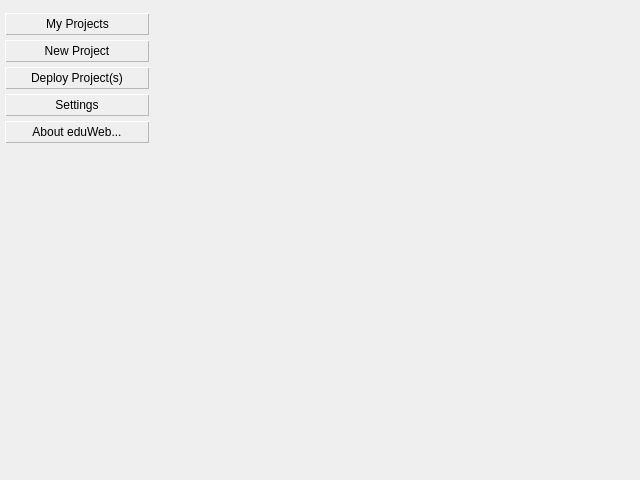
<?xml version="1.0" encoding="UTF-8"?>
<ui version="4.0">
 <class>MainWindow</class>
 <widget class="QMainWindow" name="MainWindow">
  <property name="geometry">
   <rect>
    <x>0</x>
    <y>0</y>
    <width>640</width>
    <height>480</height>
   </rect>
  </property>
  <property name="styleSheet">
   <string notr="true">#MainForm, QDialog {
        background-color: palette(window);
}

QListView#optionsList {
        show-decoration-selected: 1;
        background-color: palette(window);
        border:none;
        padding-top:3px;
}

QListView#optionsList::item {
        padding:3px;
        margin-top:5px;
        width: 136px;
        border-left: 1px solid palette(light);
        border-top: 1px solid palette(light);
        border-right: 1px solid palette(mid);
        border-bottom: 1px solid palette(mid);
}

QListView#optionsList::item:selected:active, 
QListView#optionsList::item:selected:!active {
        background-color: palette(highlight); 
        border: 1px inset palette(highlight);
        color: palette(highlighted-text);
}

QListView#optionsList::item:hover {
        background-color: palette(mid); 
        border: 1px groove palette(dark);
        color: palette(highlighted-text);
}

QTreeView#projects {
        show-decoration-selected: 1;
}

QTreeView#projects::item {
        padding:3px 0px;
}
</string>
  </property>
  <widget class="QWidget" name="centralwidget">
   <layout class="QHBoxLayout" name="horizontalLayout">
    <property name="spacing">
     <number>5</number>
    </property>
    <property name="margin">
     <number>5</number>
    </property>
    <item>
     <widget class="QListWidget" name="optionsList">
      <property name="sizePolicy">
       <sizepolicy hsizetype="Fixed" vsizetype="Expanding">
        <horstretch>0</horstretch>
        <verstretch>0</verstretch>
       </sizepolicy>
      </property>
      <property name="minimumSize">
       <size>
        <width>150</width>
        <height>0</height>
       </size>
      </property>
      <property name="maximumSize">
       <size>
        <width>150</width>
        <height>16777215</height>
       </size>
      </property>
      <property name="focusPolicy">
       <enum>Qt::NoFocus</enum>
      </property>
      <property name="contextMenuPolicy">
       <enum>Qt::NoContextMenu</enum>
      </property>
      <property name="frameShape">
       <enum>QFrame::NoFrame</enum>
      </property>
      <property name="frameShadow">
       <enum>QFrame::Plain</enum>
      </property>
      <property name="lineWidth">
       <number>0</number>
      </property>
      <property name="verticalScrollBarPolicy">
       <enum>Qt::ScrollBarAlwaysOff</enum>
      </property>
      <property name="horizontalScrollBarPolicy">
       <enum>Qt::ScrollBarAlwaysOff</enum>
      </property>
      <property name="editTriggers">
       <set>QAbstractItemView::NoEditTriggers</set>
      </property>
      <property name="dragDropMode">
       <enum>QAbstractItemView::DragDrop</enum>
      </property>
      <property name="iconSize">
       <size>
        <width>64</width>
        <height>64</height>
       </size>
      </property>
      <property name="textElideMode">
       <enum>Qt::ElideNone</enum>
      </property>
      <property name="viewMode">
       <enum>QListView::IconMode</enum>
      </property>
      <item>
       <property name="text">
        <string>My Projects</string>
       </property>
       <property name="textAlignment">
        <set>AlignHCenter|AlignBottom</set>
       </property>
       <property name="icon">
        <iconset resource="resources.qrc">
         <normaloff>:/icons/my-projects.png</normaloff>:/icons/my-projects.png</iconset>
       </property>
       <property name="flags">
        <set>ItemIsSelectable|ItemIsEnabled</set>
       </property>
      </item>
      <item>
       <property name="text">
        <string>New Project</string>
       </property>
       <property name="textAlignment">
        <set>AlignHCenter|AlignBottom</set>
       </property>
       <property name="icon">
        <iconset resource="resources.qrc">
         <normaloff>:/icons/new-project.png</normaloff>:/icons/new-project.png</iconset>
       </property>
       <property name="flags">
        <set>ItemIsSelectable|ItemIsEnabled</set>
       </property>
      </item>
      <item>
       <property name="text">
        <string>Deploy Project(s)</string>
       </property>
       <property name="textAlignment">
        <set>AlignHCenter|AlignBottom</set>
       </property>
       <property name="icon">
        <iconset resource="resources.qrc">
         <normaloff>:/icons/deploy-projects.png</normaloff>:/icons/deploy-projects.png</iconset>
       </property>
       <property name="flags">
        <set>ItemIsSelectable|ItemIsEnabled</set>
       </property>
      </item>
      <item>
       <property name="text">
        <string>Settings</string>
       </property>
       <property name="textAlignment">
        <set>AlignHCenter|AlignBottom</set>
       </property>
       <property name="icon">
        <iconset resource="resources.qrc">
         <normaloff>:/icons/program-options.png</normaloff>:/icons/program-options.png</iconset>
       </property>
       <property name="flags">
        <set>ItemIsSelectable|ItemIsEnabled</set>
       </property>
      </item>
      <item>
       <property name="text">
        <string>About eduWeb...</string>
       </property>
       <property name="textAlignment">
        <set>AlignHCenter|AlignBottom</set>
       </property>
       <property name="icon">
        <iconset resource="resources.qrc">
         <normaloff>:/icons/about.png</normaloff>:/icons/about.png</iconset>
       </property>
       <property name="flags">
        <set>ItemIsSelectable|ItemIsEnabled</set>
       </property>
      </item>
     </widget>
    </item>
    <item>
     <widget class="QStackedWidget" name="pages">
      <property name="lineWidth">
       <number>0</number>
      </property>
     </widget>
    </item>
   </layout>
  </widget>
 </widget>
 <resources>
  <include location="resources.qrc"/>
 </resources>
 <connections/>
</ui>
